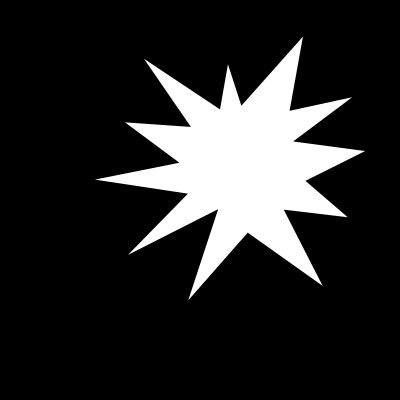
#> input picture Module 10: Image Descriptors/10.4 Hu Moments/shape_explosion.jpg, 400 x 400 px
$ python otsu_thresholding.py --image '../../Module 10: Image Descriptors/10.4 Hu Moments/shape_explosion.jpg'
#> lines starting #> are read from the running program, lines starting #| are printed output that depends on the picture; after the words box and inside, x2 and y2 are one past the last pixel; in counts of white or black regions, pixels touching at a corner belong together
import argparse
import cv2

# construct the argument parser and parse the arguments
ap = argparse.ArgumentParser()
ap.add_argument("-i", "--image", required=True, help="Path to the image")
args = vars(ap.parse_args())

# load the image, convert it to grayscale, and blur it slightly
image = cv2.imread(args["image"])
#> image is the input picture: shape (400, 400, 3); min 0, max 255, mean 41.2
gray = cv2.cvtColor(image, cv2.COLOR_BGR2GRAY)
blurred = cv2.GaussianBlur(gray, (7, 7), 0)
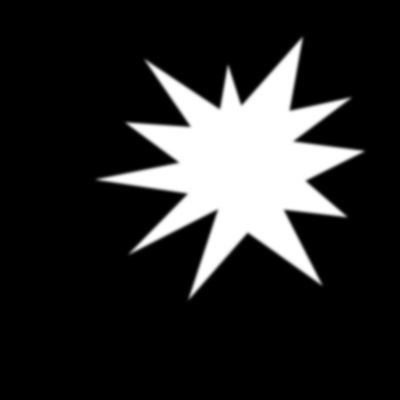
#> blurred: shape (400, 400); min 0, max 255, mean 41.2
cv2.imshow("Image", image)

# apply Otsu's automatic thresholding
(T, threshInv) = cv2.threshold(blurred, 0, 255, cv2.THRESH_BINARY_INV | cv2.THRESH_OTSU)
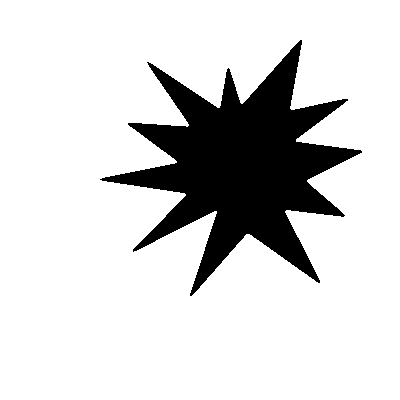
#> threshInv: shape (400, 400); 83.8% white; 1 black region, box (x1, y1, x2, y2) and area: (100, 40, 362, 296) 25873
#> T = 123
cv2.imshow(f"Threshold. Otsu's thresholding value - {T}", threshInv)

# finally, we can visualize only the masked regions in the image
cv2.imshow("Output", cv2.bitwise_and(image, image, mask=threshInv))
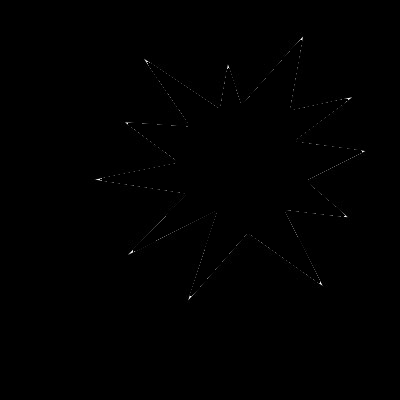
#> window 'Output': shape (400, 400, 3); min 0, max 255, mean 0.4
cv2.waitKey(0)
